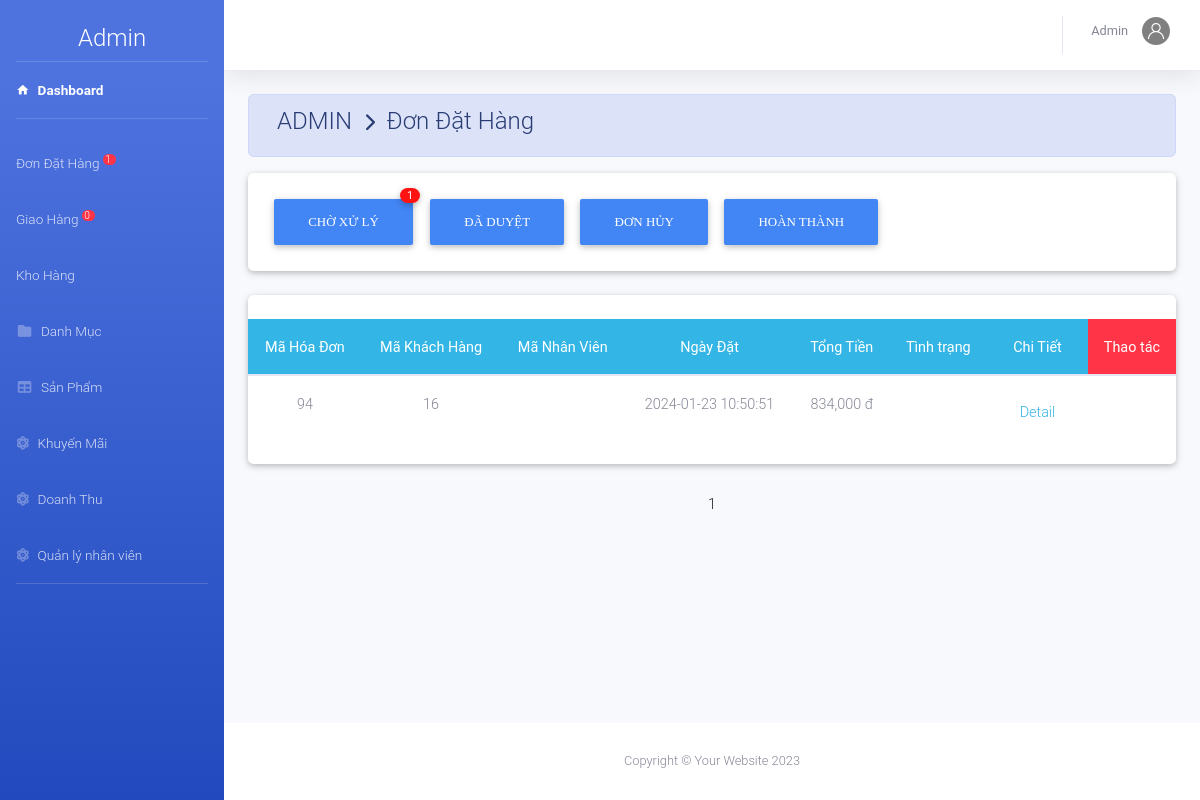
/Xiny-20240229T132948Z-001/Xiny/admin/index.php?action=xldathang (signed in), run on the app's committed database.
### tables this page shows
CREATE TABLE `hoadon` (
  `MaHD` int(11) NOT NULL,
  `MaKH` int(11) NOT NULL,
  `MaNV` int(11) DEFAULT NULL,
  `NgayDat` datetime DEFAULT current_timestamp(),
  `NgayGiao` datetime DEFAULT NULL,
  `TinhTrang` varchar(20) DEFAULT NULL,
  `TongTien` decimal(10,0) NOT NULL,
  `MaNVGH` varchar(50) DEFAULT NULL
);

### Xiny-20240229T132948Z-001/Xiny/admin/dondathang/dondathang.php (the view, shortened to what this page needs)
<div class="row">
    <div class="col-md-12 grid-margin stretch-card">
        <div class="card">
            <br>
            <table class="table table-hover  text-center ">
                <thead class="badge-info">
                    <tr>
                        <th>Mã Hóa Đơn</th>
                        <th>Mã Khách Hàng</th>
                        <th>Mã Nhân Viên</th>
                        <th>Ngày Đặt</th>
                        <th>Tổng Tiền</th>
                        <th>Tình trạng</th>
                        <th>Chi Tiết</th>
                        <th colspan="2" class="badge-danger">Thao tác</th>
                    </tr>
                </thead>
                <tbody>
                    <?php
		            if(isset($_GET['trang'])){
		                $trang=$_GET['trang'];
		            }
		            else{ $trang=1;}
		            $from =($trang-1)*30;
			 		if(isset($_GET['dk'])){
			 			$dk=$_GET['dk'];
			 			$sql="SELECT * from hoadon  where TinhTrang='".$dk."' Order  by NgayDat DESC LIMIT $from,30";
			 		}else{
			 			$sql="select * from hoadon Order  by NgayDat DESC LIMIT $from,30";
			 		}
					$rs=mysqli_query($conn,$sql); $so=0;
				 	while ($row=mysqli_fetch_array($rs)) { ?>
                    <tr>
                        <td><?php echo $row['MaHD']; ?></td>
                        <td><?php echo $row['MaKH']; ?></td>
                        <td><?php echo $row['MaNV']; ?></td>
                        <td><?php echo $row['NgayDat']; ?></td>
                        <td><?php echo number_format($row['TongTien']).' đ'; ?></td>
                        <td><?php if( $row['TinhTrang']==='chưa duyệt') {?>
                            <label class="badge badge-danger">
                                <font style="vertical-align: inherit;">
                                    <font style="vertical-align: inherit;">Đang chờ xử lý</font>
                                </font>
                            </label>
                            <?php } ?>
                        </td>
                        <td><a class="nav-link text-info"
                                href="index.php?action=xldathang&view=ctdh&mahd=<?php echo $row['MaHD']; ?>">Detail </a>
                        </td>
                        <td><?php if($row['TinhTrang']==="chưa duyệt"){echo '<a class="text-info" href="dondathang/xuly.php?action=duyet&mahd='.$row['MaHD'].'" >Duyệt <i class="fas fa-check"></i> </a>';}?>
                        </td>
                        <td><?php if($row['TinhTrang']==="chưa duyệt"){ ?>
                            <a class="text-info"
                                href="dondathang/xuly.php?action=huy&mahd=<?php echo $row['MaHD']; ?>"><i
                                    class="fas fa-backspace"></i></a>
                        </td>
                        <?php } ?>
                    </tr>
                    <?php	} ?>
                </tbody>
            </table>
        </div><br>
    </div>
    <div class="row m-auto">
        <?php $dk2='';
					if(isset($_GET['dk'])){
					 			$dk2=$_GET['dk'];
					 			$ds_spn1b="SELECT * from hoadon  where TinhTrang='".$dk2."'";
					 		}else{
					 			$ds_spn1b="select * from hoadon";
					 		}
		            $query_dssp2=mysqli_query($conn,$ds_spn1b);
		            $sosp=mysqli_num_rows($query_dssp2);
		            $sotrang = ceil($sosp/30); ?>
        <ul class="pagination justify-content-center">
            <?php for($x=1;$x<=$sotrang;$x++){
						         	if($dk2===''){?>
            <li class="page-item">
                <a class="page-link " href="index.php?action=xldathang&trang=<?php echo $x ?>"><?php echo $x ;?></a>
            </li>
            <?php      }
						      } ?>
        </ul>
    </div>
</div>

### data on the page
hoadon: MaHD "94", MaKH "16", NgayDat "2024-01-23 10:50:51", TongTien "834,000"

### other printed values
$dem "1"
$dem "0"
$nv['TenNV'] "Admin"
